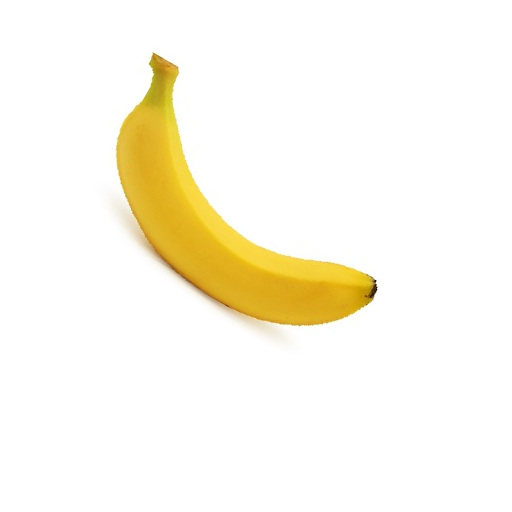
#> input picture data/banana.jpg, 512 x 512 px, found by its file name
$ python 0812.py
#> lines starting #> are read from the running program, lines starting #| are printed output that depends on the picture; after the words box and inside, x2 and y2 are one past the last pixel; in counts of white or black regions, pixels touching at a corner belong together; long printed decimals are rounded
# 0812.py
# 길이, 면적, 바운딩 사각형, 최소 면적 사각형, 최소 면적 원
import cv2
import numpy as np

#1
src = cv2.imread('./data/banana.jpg')
#> src is the input picture: shape (512, 512, 3); mean B, G, R 235.4, 248.2, 252
gray = cv2.cvtColor(src, cv2.COLOR_BGR2GRAY)
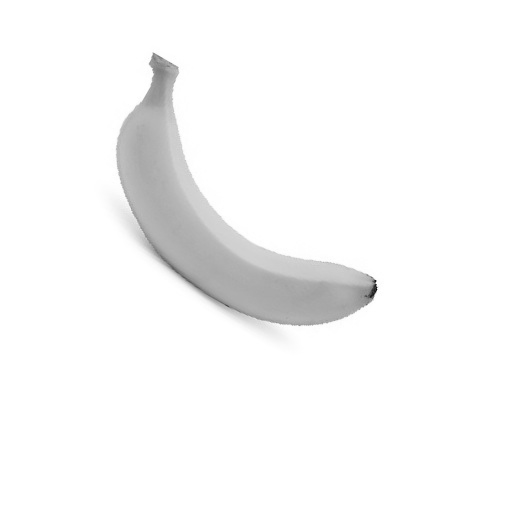
#> gray: shape (512, 512); min 5, max 255, mean 247.9
ret, bImage = cv2.threshold(gray, 220, 255, cv2.THRESH_BINARY_INV)
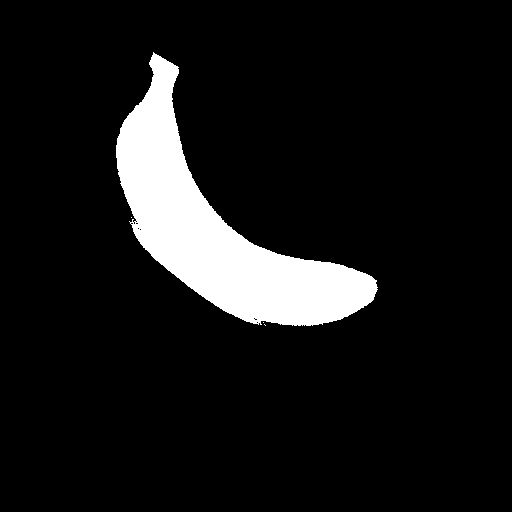
#> bImage: shape (512, 512); 9.1% white; 4 white regions (3 under 20 px), largest, box (x1, y1, x2, y2) and area: (116, 52, 378, 326) 23882
##bImage = cv2.erode(bImage, None)
bImage = cv2.dilate(bImage, None)
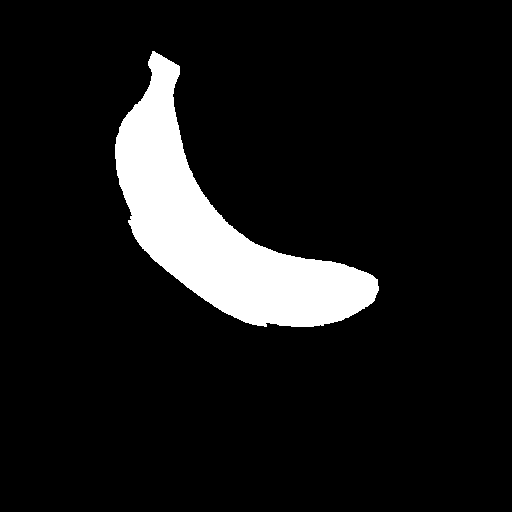
#> bImage: shape (512, 512); 9.6% white; 1 white region
##cv2.imshow('src',  src)
cv2.imshow('bImage',  bImage)

#2
mode   = cv2.RETR_EXTERNAL
method = cv2.CHAIN_APPROX_SIMPLE
contours, hierarchy = cv2.findContours(bImage, mode, method)
#> contours = 1 contour; box (x1, y1, x2, y2) and area: (115, 51, 379, 327) 24663
print('len(contours)=', len(contours))
#| len(contours)= 1

maxLength = 0
k = 0
for i, cnt in enumerate(contours):
    perimeter = cv2.arcLength(cnt, closed = True)
    if perimeter> maxLength:
        maxLength = perimeter
        k = i
#> this loop made 1 pass
#> (perimeter, maxLength, k) on pass 1: (936.1, 936.1, 0)
#> after the loop, k = 0; maxLength = 936.1
print('maxLength=', maxLength)
#| maxLength= 936.063
cnt = contours[k]
#> cnt = contour of 451 points, box (x1, y1, x2, y2) (115, 51, 379, 327), area 24663
dst2 = src.copy()
cv2.drawContours(dst2, [cnt], 0, (255,0,0), 3)
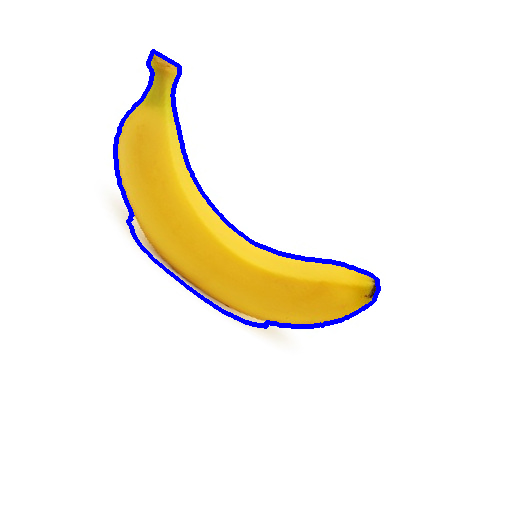
#> dst2: shape (512, 512, 3); 1.52% of pixels changed, all inside (x1, y1, x2, y2) = (113, 49, 381, 329)
##cv2.imshow('dst2',  dst2)

#3
area = cv2.contourArea(cnt)
#> area = 24663
print('area=', area)
#| area= 24663.0
x, y, width, height = cv2.boundingRect(cnt)
#> x = 115; y = 51; width = 264; height = 276
dst3 = dst2.copy()
cv2.rectangle(dst3, (x, y), (x+width, y+height), (0,0,255), 2)
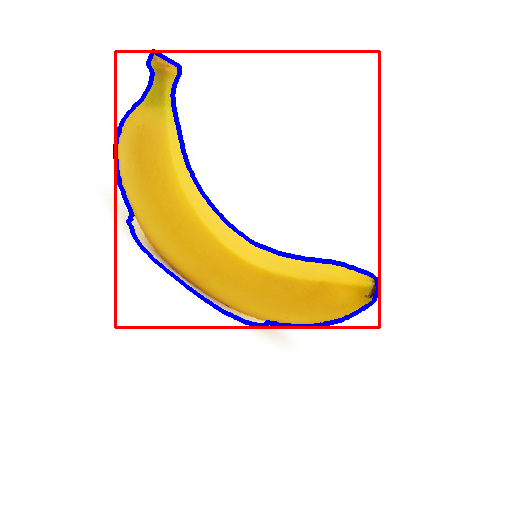
#> dst3: shape (512, 512, 3); 1.23% of pixels changed, all inside (x1, y1, x2, y2) = (114, 50, 381, 329)
cv2.imshow('dst3',  dst3)

#4
rect = cv2.minAreaRect(cnt)
#> rect = ((217.3, 218.1), (151, 333.7), -42.91)
box = cv2.boxPoints(rect)
#> box = [[275.6, 391.7], [48.4, 147.3], [159, 44.49], [386.2, 288.9]]
box = np.int32(box)
#> box = [[275, 391], [48, 147], [159, 44], [386, 288]]
print('box=', box)
#| box= [[275 391]
#|  [ 48 147]
#|  [159  44]
#|  [386 288]]
dst4 = dst2.copy()
cv2.drawContours(dst4,[box],0,(0,0,255),2)
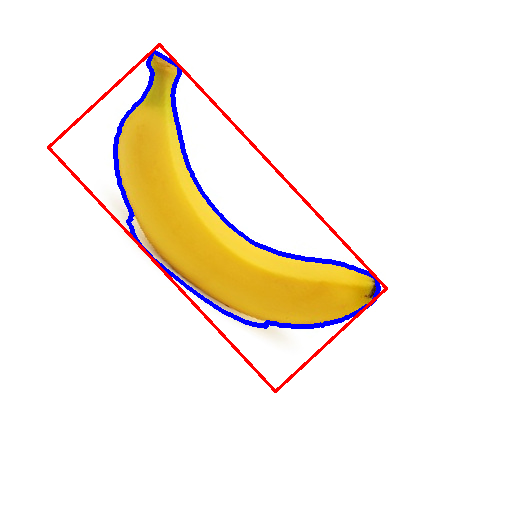
#> dst4: shape (512, 512, 3); 1.17% of pixels changed, all inside (x1, y1, x2, y2) = (47, 43, 388, 393)
cv2.imshow('dst4',  dst4)

#5
(x,y),radius = cv2.minEnclosingCircle(cnt)
#> x = 261.5; y = 177; radius = 166.9
dst5 = dst2.copy()
cv2.circle(dst5,(int(x),int(y)),int(radius),(0,0,255),2)
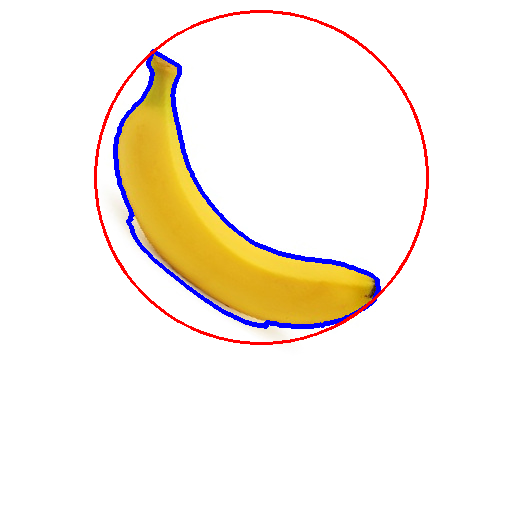
#> dst5: shape (512, 512, 3); 1.18% of pixels changed, all inside (x1, y1, x2, y2) = (94, 10, 429, 345)
cv2.imshow('dst5',  dst5)

cv2.waitKey()
cv2.destroyAllWindows()

$ run again, with data/CornerTest.jpg copied over data/banana.jpg
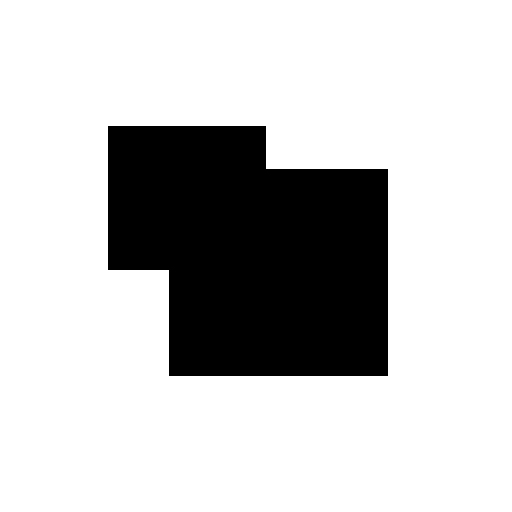
#> input picture data/CornerTest.jpg, 512 x 512 px, found by its file name
#> src is the input picture: shape (512, 512, 3); min 0, max 255, mean 198.3
#> `bImage = cv2.dilate(bImage, None)`:
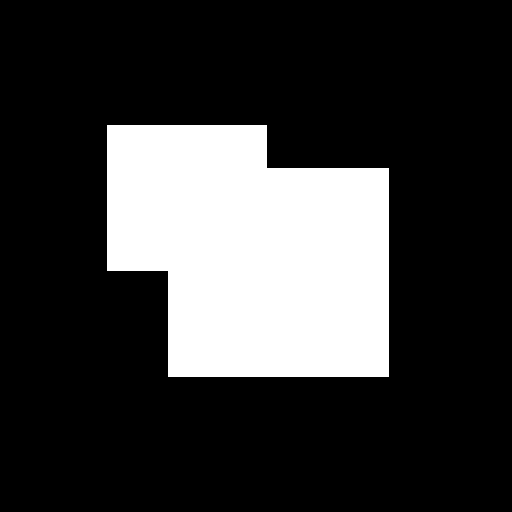
#> bImage: shape (512, 512); 22.6% white; 1 white region
#> contours = 1 contour; box (x1, y1, x2, y2) and area: (107, 125, 389, 377) 58820
#| len(contours)= 1
#> the loop `for i, cnt in enumerate(contours):` made 1 pass
#> (perimeter, maxLength, k) on pass 1: (1062.8, 1062.8, 0)
#> after the loop `for i, cnt in enumerate(contours):`: k = 0; maxLength = 1062.8
#| maxLength= 1062.828
#> cnt = contour of 10 points, box (x1, y1, x2, y2) (107, 125, 389, 377), area 58820
#> dst2: shape (512, 512, 3); 2.02% of pixels changed, all inside (x1, y1, x2, y2) = (105, 123, 391, 379)
#> area = 58820
#| area= 58820.0
#> `x, y, width, height = cv2.boundingRect(cnt)`: x = 107; y = 125; width = 282; height = 252
#> dst3: shape (512, 512, 3); mean B, G, R 197.2, 194.2, 197.3
#> rect = ((247.5, 250.5), (251, 281), -90)
#> `box = cv2.boxPoints(rect)`: box = [[388, 376], [107, 376], [107, 125], [388, 125]]
#> `box = np.int32(box)`: box = [[387, 375], [107, 375], [107, 125], [387, 125]]
#| box= [[387 375]
#|  [107 375]
#|  [107 125]
#|  [387 125]]
#> dst4: shape (512, 512, 3); mean B, G, R 197.2, 194.3, 197.3
#> `(x,y),radius = cv2.minEnclosingCircle(cnt)`: x = 247.5; y = 250.5; radius = 188.4
#> `cv2.circle(dst5,(int(x),int(y)),int(radius),(0,0,255),2)`:
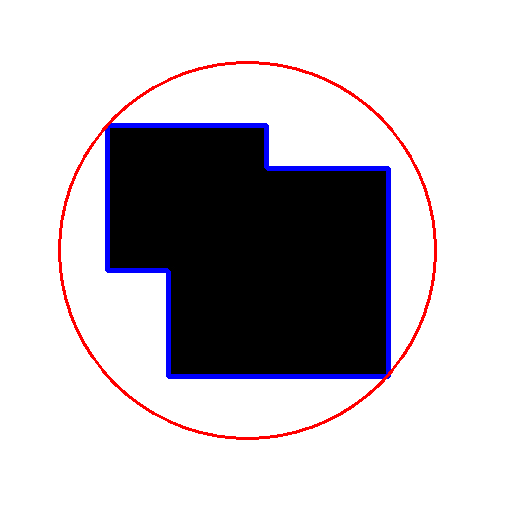
#> dst5: shape (512, 512, 3); mean B, G, R 196.8, 191.7, 195.2

$ run again, with data/Heart10.jpg copied over data/banana.jpg
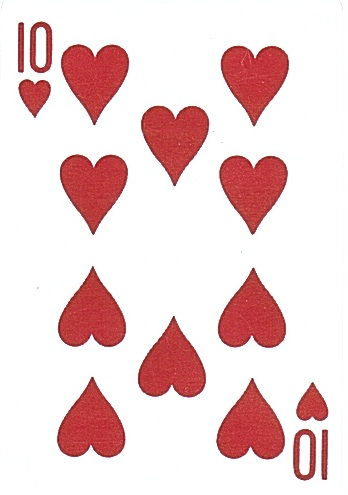
#> input picture data/Heart10.jpg, 348 x 495 px, found by its file name
#> src is the input picture: shape (495, 348, 3); mean B, G, R 211.8, 211.2, 238.2
#> `bImage = cv2.dilate(bImage, None)`:
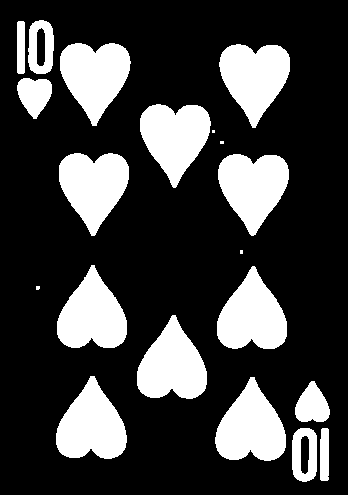
#> bImage: shape (495, 348); 24.9% white; 20 white regions (4 under 20 px)
#> contours = 20 contours, 4 with area under 20; largest, box (x1, y1, x2, y2) and area: (215, 377, 286, 461) 3736, (56, 376, 127, 459) 3716, (219, 44, 290, 128) 3708, (137, 315, 207, 399) 3704, (218, 154, 289, 236) 3701
#| len(contours)= 20
#> the loop `for i, cnt in enumerate(contours):` made 20 passes
#> (perimeter, maxLength) on passes 1, 2, 4: (117.9, 117.9), (139.4, 139.4), (265.7, 265.7)
#> after the loop `for i, cnt in enumerate(contours):`: k = 3; maxLength = 265.7
#| maxLength= 265.664
#> `cnt = contours[k]`: cnt = contour of 129 points, box (x1, y1, x2, y2) (215, 377, 286, 461), area 3736
#> dst2: shape (495, 348, 3); 0.64% of pixels changed, all inside (x1, y1, x2, y2) = (213, 375, 288, 463)
#> area = 3735.5
#| area= 3735.5
#> `x, y, width, height = cv2.boundingRect(cnt)`: x = 215; y = 377; width = 71; height = 84
#> dst3: shape (495, 348, 3); mean B, G, R 210.8, 208.9, 237.1
#> rect = ((245.1, 428.8), (70.07, 82.68), -32.01)
#> `box = cv2.boxPoints(rect)`: box = [[237.3, 482.4], [193.5, 412.3], [252.9, 375.2], [296.7, 445.3]]
#> `box = np.int32(box)`: box = [[237, 482], [193, 412], [252, 375], [296, 445]]
#| box= [[237 482]
#|  [193 412]
#|  [252 375]
#|  [296 445]]
#> dst4: shape (495, 348, 3); mean B, G, R 210.6, 208.9, 237.3
#> `(x,y),radius = cv2.minEnclosingCircle(cnt)`: x = 250.6; y = 421.6; radius = 44.74
#> `cv2.circle(dst5,(int(x),int(y)),int(radius),(0,0,255),2)`:
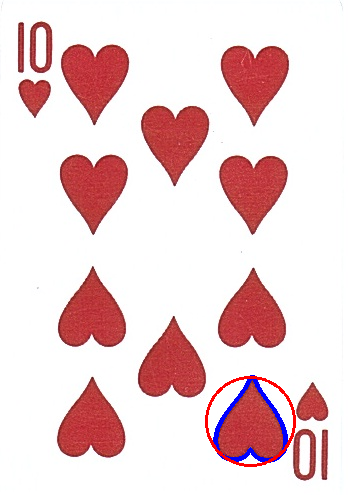
#> dst5: shape (495, 348, 3); mean B, G, R 210.9, 209, 237.1
